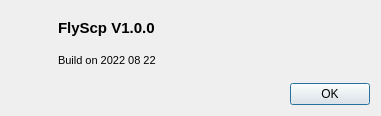
<?xml version="1.0" encoding="UTF-8"?>
<ui version="4.0">
 <class>AboutDialog</class>
 <widget class="QDialog" name="AboutDialog">
  <property name="geometry">
   <rect>
    <x>0</x>
    <y>0</y>
    <width>381</width>
    <height>116</height>
   </rect>
  </property>
  <property name="windowTitle">
   <string>Dialog</string>
  </property>
  <layout class="QVBoxLayout" name="verticalLayout">
   <item>
    <layout class="QGridLayout" name="gridLayout_3" columnstretch="0,0,1">
     <property name="horizontalSpacing">
      <number>7</number>
     </property>
     <property name="verticalSpacing">
      <number>0</number>
     </property>
     <item row="0" column="0">
      <widget class="QLabel" name="label_5">
       <property name="text">
        <string/>
       </property>
       <property name="pixmap">
        <pixmap resource="../FlyScp.qrc">:/image/app.png</pixmap>
       </property>
      </widget>
     </item>
     <item row="0" column="1">
      <widget class="QLabel" name="label">
       <property name="font">
        <font>
         <pointsize>11</pointsize>
         <weight>75</weight>
         <bold>true</bold>
        </font>
       </property>
       <property name="text">
        <string>FlyScp V1.0.0</string>
       </property>
      </widget>
     </item>
     <item row="0" column="2">
      <spacer name="horizontalSpacer_8">
       <property name="orientation">
        <enum>Qt::Horizontal</enum>
       </property>
       <property name="sizeHint" stdset="0">
        <size>
         <width>40</width>
         <height>20</height>
        </size>
       </property>
      </spacer>
     </item>
     <item row="1" column="0">
      <spacer name="horizontalSpacer_9">
       <property name="orientation">
        <enum>Qt::Horizontal</enum>
       </property>
       <property name="sizeHint" stdset="0">
        <size>
         <width>40</width>
         <height>20</height>
        </size>
       </property>
      </spacer>
     </item>
     <item row="1" column="1" colspan="2">
      <widget class="QLabel" name="buildLabel">
       <property name="font">
        <font>
         <pointsize>8</pointsize>
        </font>
       </property>
       <property name="text">
        <string>Build on 2022 08 22</string>
       </property>
      </widget>
     </item>
    </layout>
   </item>
   <item>
    <layout class="QHBoxLayout" name="horizontalLayout_4">
     <item>
      <spacer name="horizontalSpacer_7">
       <property name="orientation">
        <enum>Qt::Horizontal</enum>
       </property>
       <property name="sizeHint" stdset="0">
        <size>
         <width>40</width>
         <height>20</height>
        </size>
       </property>
      </spacer>
     </item>
     <item>
      <widget class="QPushButton" name="pushButton">
       <property name="text">
        <string>OK</string>
       </property>
      </widget>
     </item>
    </layout>
   </item>
  </layout>
 </widget>
 <resources>
  <include location="../FlyScp.qrc"/>
 </resources>
 <connections>
  <connection>
   <sender>pushButton</sender>
   <signal>clicked()</signal>
   <receiver>AboutDialog</receiver>
   <slot>accept()</slot>
   <hints>
    <hint type="sourcelabel">
     <x>342</x>
     <y>86</y>
    </hint>
    <hint type="destinationlabel">
     <x>207</x>
     <y>86</y>
    </hint>
   </hints>
  </connection>
 </connections>
</ui>
